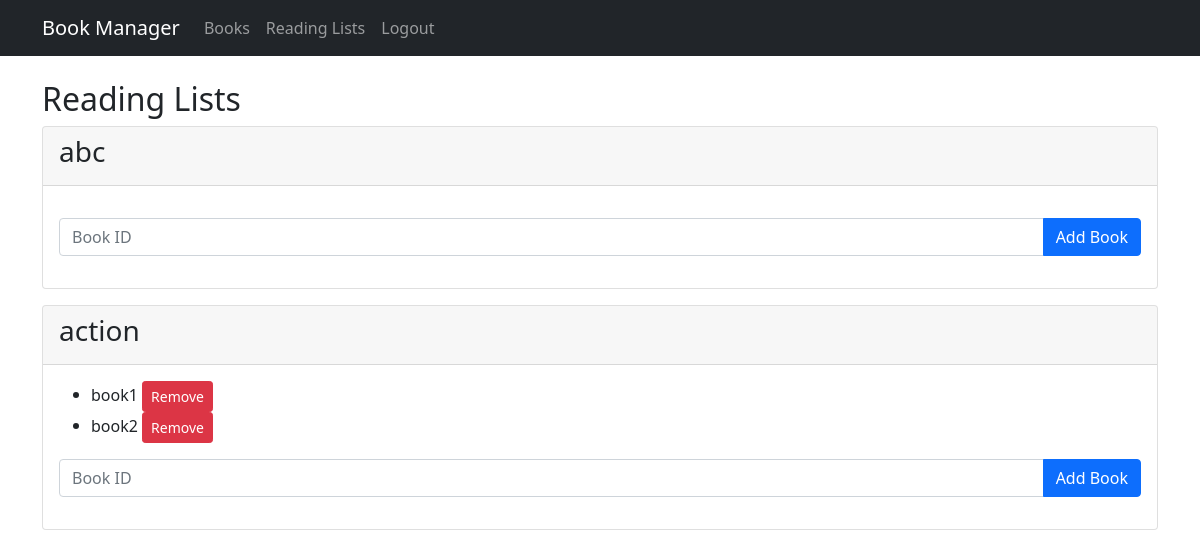
Screenshot of /reading-lists/ (signed in) with the database file from the repository.
### books/models.py (models this page shows, shortened)
class ReadingList(models.Model):
    user = models.ForeignKey(User, on_delete=models.CASCADE, related_name='reading_lists')
    name = models.CharField(max_length=100)
    books = models.ManyToManyField(Book, related_name='reading_lists')
    class Meta:
        unique_together = ('user', 'name')

class Book(models.Model):
    title = models.CharField(max_length=200)
    authors = models.CharField(max_length=200)
    genre = models.CharField(max_length=100)
    publication_date = models.DateField()
    description = models.TextField(blank=True, null=True)

### books/views.py (the view)
# urls.py: path('reading-lists/', views.ReadingListListView.as_view(), name='reading_list_list'),
class ReadingListListView(generic.ListView):
    model = ReadingList
    template_name = 'reading_lists/reading_list_list.html'
    context_object_name = 'reading_list_list'
    def get_queryset(self):
        return ReadingList.objects.filter(user=self.request.user)

### books/templates/reading_lists/reading_list_list.html (shortened to what this page needs)
{% extends 'base.html' %}
{% block content %}
<h2>Reading Lists</h2>
{% for reading_list in reading_list_list %}
<div class="card mb-3">
    <div class="card-header">
        <h3>{{ reading_list.name }}</h3>
    </div>
    <div class="card-body">
        <ul>
            {% for book in reading_list.books.all %}
            <li>
                {{ book.title }}
                <form method="post" action="{% url 'remove_book_from_list' reading_list.id book.id %}" style="display: inline-block;">
                    <button type="submit" class="btn btn-danger btn-sm">Remove</button>
                </form>
            </li>
            {% endfor %}
        </ul>
        <form method="post" action="{% url 'add_book_to_list' reading_list.id %}">
            <div class="input-group mb-3">
                <input type="text" class="form-control" placeholder="Book ID" name="book_id">
                <button type="submit" class="btn btn-primary">Add Book</button>
            </div>
        </form>
    </div>
</div>
{% endfor %}
{% endblock %}

### rows the page displays
ReadingList: name "abc"
ReadingList: name "action"
Book: title "book1"
Book: title "book2"
